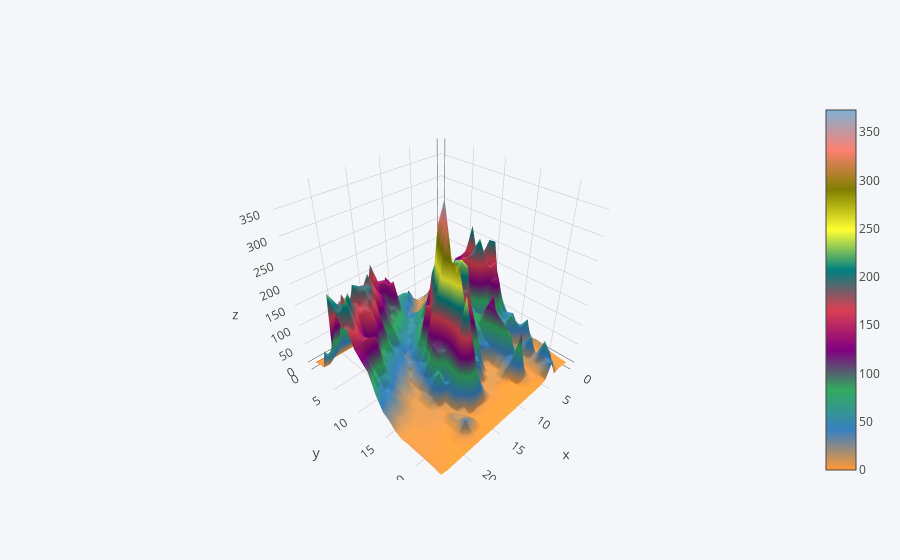

Notebook source saved alongside this figure:
### Code cell
df3.iplot(kind='surface')

### Figure 1 — Plotly figure (JSON) as saved in the notebook; plotly's stock layout.template omitted (floating-point values rounded to 4 significant figures; data arrays with more than 128 entries replaced by an {"elided": "..."} marker saying what was removed)
{"data": [{"colorscale": [[0, "rgb(255, 153, 51)"], [0.1111, "rgb(55, 128, 191)"], [0.2222, "rgb(50, 171, 96)"], [0.3333, "rgb(128, 0, 128)"], [0.4444, "rgb(219, 64, 82)"], [0.5556, "rgb(0, 128, 128)"], [0.6667, "rgb(255, 255, 51)"], [0.7778, "rgb(128, 128, 0)"], [0.8889, "rgb(251, 128, 114)"], [1, "rgb(128, 177, 211)"]], "type": "surface", "uid": "f901557e-9834-42ff-9af7-03d06611f9e2", "x": [0, 1, 2, 3, 4, 5, 6, 7, 8, 9, 10, 11, 12, 13, 14, 15, 16, 17, 18, 19, 20, 21, 22, 23, 24], "y": ["Unnamed: 0", "0", "1", "2", "3", "4", "5", "6", "7", "8", "9", "10", "11", "12", "13", "14", "15", "16", "17", "18", "19", "20", "21", "22", "23"], "z": {"elided": "25x25 float values"}}], "layout": {"legend": {"bgcolor": "#F5F6F9", "font": {"color": "#4D5663"}}, "paper_bgcolor": "#F5F6F9", "plot_bgcolor": "#F5F6F9", "title": {"font": {"color": "#4D5663"}}, "xaxis": {"gridcolor": "#E1E5ED", "showgrid": true, "tickfont": {"color": "#4D5663"}, "title": {"font": {"color": "#4D5663"}, "text": ""}, "zerolinecolor": "#E1E5ED"}, "yaxis": {"gridcolor": "#E1E5ED", "showgrid": true, "tickfont": {"color": "#4D5663"}, "title": {"font": {"color": "#4D5663"}, "text": ""}, "zerolinecolor": "#E1E5ED"}}}
